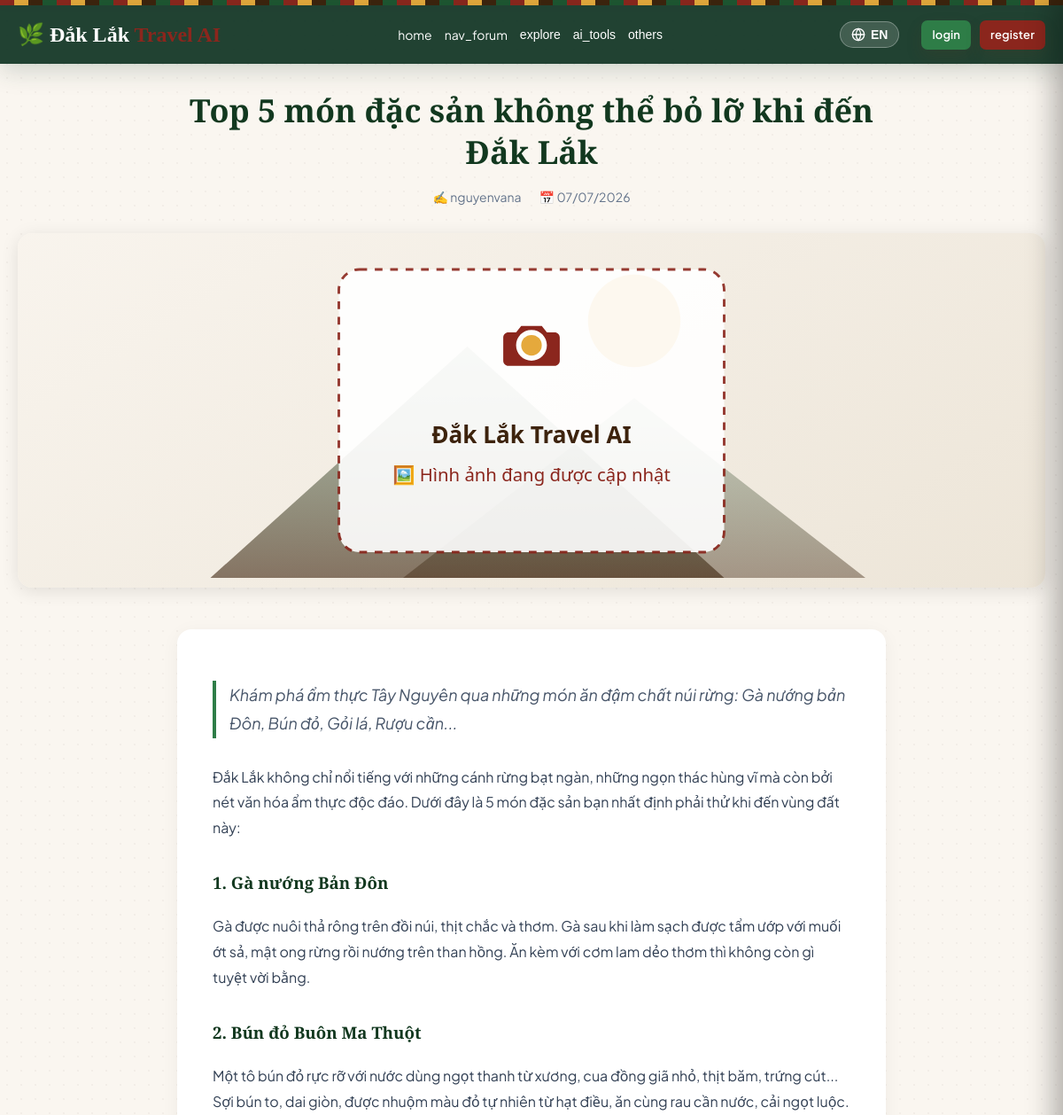
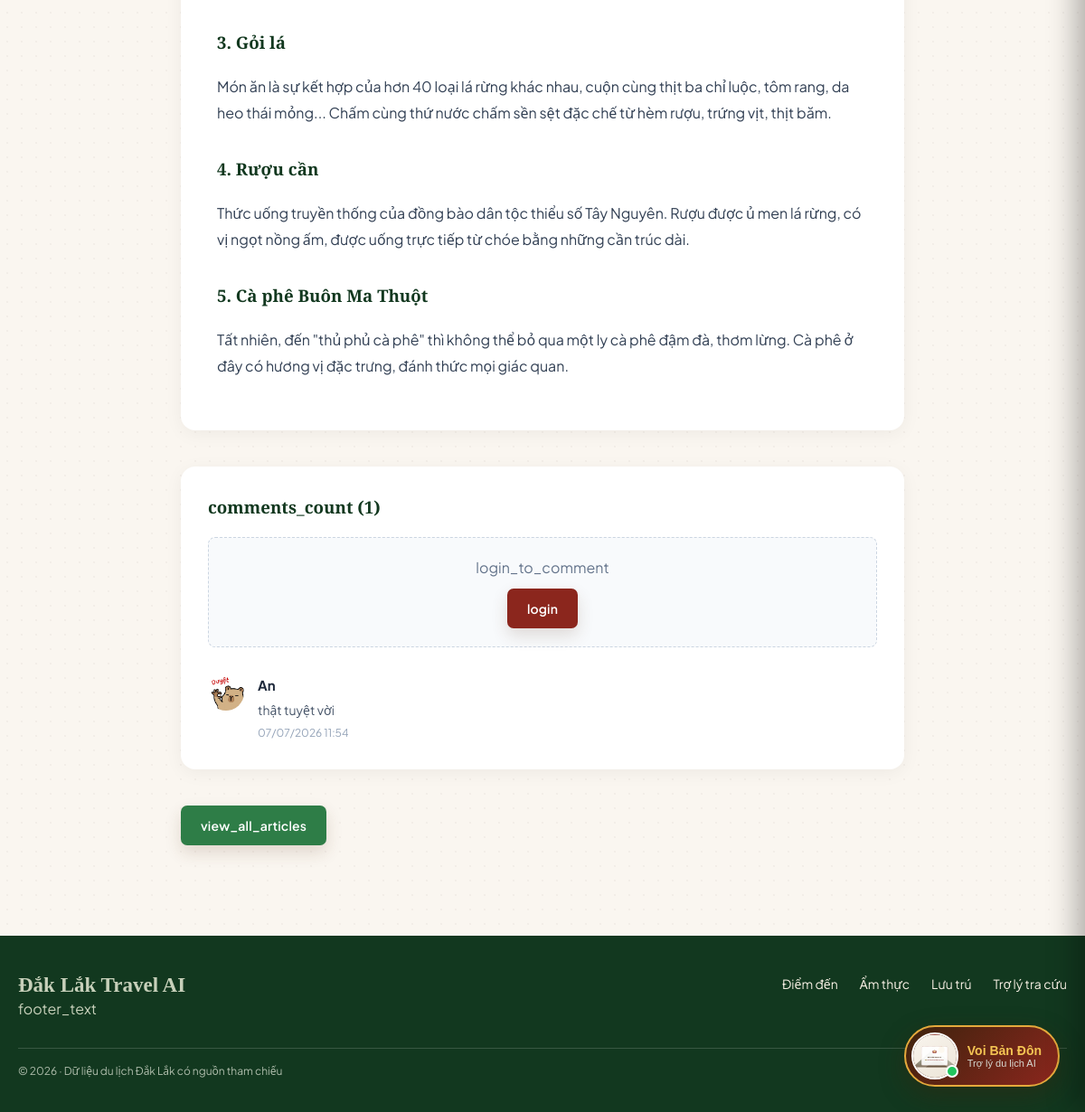
Screenshot of /article.php?slug=top-5-mon-dac-san-dak-lak with the database file from the repository (2 pictures, top to bottom).
### tables this page shows
CREATE TABLE `articles` (
  `id` int(11) NOT NULL,
  `title` varchar(255) NOT NULL,
  `title_en` varchar(255) DEFAULT NULL,
  `slug` varchar(255) NOT NULL,
  `summary` text DEFAULT NULL,
  `summary_en` text DEFAULT NULL,
  `content` longtext NOT NULL,
  `content_en` text DEFAULT NULL,
  `image_url` varchar(500) DEFAULT NULL,
  `author_id` int(11) DEFAULT NULL,
  `status` enum('draft','published') NOT NULL DEFAULT 'published',
  `created_at` timestamp NOT NULL DEFAULT current_timestamp()
);

CREATE TABLE `users` (
  `id` int(11) NOT NULL,
  `full_name` varchar(150) NOT NULL,
  `email` varchar(150) NOT NULL,
  `google_id` varchar(100) DEFAULT NULL,
  `facebook_id` varchar(100) DEFAULT NULL,
  `password_hash` varchar(255) DEFAULT NULL,
  `role` enum('user','admin') DEFAULT 'user',
  `status` enum('active','banned') NOT NULL DEFAULT 'active',
  `reset_token` varchar(100) DEFAULT NULL,
  `reset_token_expires` datetime DEFAULT NULL,
  `created_at` timestamp NOT NULL DEFAULT current_timestamp(),
  `avatar` varchar(255) DEFAULT NULL,
  `is_verified` tinyint(1) DEFAULT 0,
  `verification_token` varchar(255) DEFAULT NULL
);

CREATE TABLE `article_comments` (
  `id` int(11) NOT NULL,
  `article_id` int(11) NOT NULL,
  `user_id` int(11) NOT NULL,
  `content` text NOT NULL,
  `created_at` timestamp NOT NULL DEFAULT current_timestamp()
);

### includes/functions.php (called while the page is built, shortened)
<?php
function __(string $key): string
{
    static $langArr = null;
    if ($langArr === null) {
        $langCode = $_SESSION['lang'] ?? 'vi';
        $langFile = __DIR__ . '/lang_' . $langCode . '.php';
        if (file_exists($langFile)) {
            $langArr = require $langFile;
        } else {
            $langArr = require __DIR__ . '/lang_vi.php';
        }
    }
    return $langArr[$key] ?? $key;
}
function url(string $path): string
{
    return BASE_URL . (str_starts_with($path, '/') ? $path : '/' . $path);
}
function e(?string $str): string
{
    return htmlspecialchars($str ?? '', ENT_QUOTES, 'UTF-8');
}
function translateDbRow(array $row, array $fields): array
{
    return $row;
}
function currentUser(): ?array
{
    return $_SESSION['user'] ?? null;
}

### public/article.php (the view, shortened to what this page needs)
<?php
require_once __DIR__ . '/../includes/functions.php';
$slug = $_GET['slug'] ?? '';
$db = getDB();
$stmt = $db->prepare("SELECT a.*, u.full_name as author_name FROM articles a LEFT JOIN users u ON a.author_id = u.id WHERE a.slug = ? AND a.status = 'published'");
$stmt->execute([$slug]);
$article = $stmt->fetch();
if ($article) {
    $article = translateDbRow($article, ['title', 'summary', 'content']);
}
$user = currentUser();
$page = isset($_GET['page']) && (int)$_GET['page'] > 0 ? (int)$_GET['page'] : 1;
$limit = 5;
$offset = ($page - 1) * $limit;
$stmtCount = $db->prepare("SELECT COUNT(*) FROM article_comments WHERE article_id = ?");
$stmtCount->execute([$article['id']]);
$totalComments = $stmtCount->fetchColumn();
$stmt = $db->prepare("SELECT c.*, u.full_name, u.avatar FROM article_comments c JOIN users u ON c.user_id = u.id WHERE c.article_id = ? ORDER BY c.created_at DESC LIMIT $limit OFFSET $offset");
$stmt->execute([$article['id']]);
$comments = $stmt->fetchAll();
include __DIR__ . '/../includes/header.php';
?>
<article>
    <div class="article-header">
        <h1><?= e($article['title']) ?></h1>
        <div class="article-meta">
            <span>✍️ <?= e($article['author_name'] ?? 'Admin') ?></span>
            <span>📅 <?= date('d/m/Y', strtotime($article['created_at'])) ?></span>
        </div>
    </div>
    <?php if ($article['image_url']): ?>
        <img src="<?= url($article['image_url']) ?>" alt="<?= e($article['title']) ?>" class="article-hero" onerror="this.onerror=null;this.src='<?= url('/assets/images/placeholder.svg') ?>';">
    <?php endif; ?>
    <div class="article-body">
        <?php if ($article['summary']): ?>
            <p style="font-size: 18px; font-style: italic; color: #475569; margin-bottom: 30px; border-left: 4px solid var(--green-500); padding-left: 15px;">
                <?= e($article['summary']) ?>
            </p>
        <?php endif; ?>
        <div class="content">
            <?= $article['content']  ?>
        </div>
    </div>
</article>
<div class="comments-section" id="comments">
    <h3 style="margin-top: 0; color: var(--green-900);"><?= __('comments_count') ?> (<?= $totalComments ?>)</h3>
    <?php if ($user): ?>
        <form class="comment-form" method="POST">
            <textarea name="comment_content" placeholder="<?= __('share_thought') ?>" required></textarea>
            <button type="submit" class="btn"><?= __('send_comment') ?></button>
        </form>
    <?php else: ?>
        <div style="background:#f8fafc; padding:20px; border-radius:8px; text-align:center; border: 1px dashed #cbd5e1;">
            <p style="margin:0 0 10px; color:#64748b;"><?= __('login_to_comment') ?></p>
            <a href="<?= url('/public/login.php') ?>" class="btn"><?= __('login') ?></a>
        </div>
    <?php endif; ?>
    <div class="comment-list">
        <?php foreach ($comments as $c): ?>
            <div class="comment-item">
                <?php if ($c['avatar']): ?>
                    <img src="<?= e($c['avatar']) ?>" class="comment-avatar" alt="Avatar">
                <?php else: ?>
                    <div class="comment-avatar">
                        <?= mb_strtoupper(mb_substr($c['full_name'], 0, 1)) ?>
                    </div>
                <?php endif; ?>
                <div class="comment-content">
                    <h4><?= e($c['full_name']) ?></h4>
                    <p><?= nl2br(e($c['content'])) ?></p>
                    <div class="comment-date"><?= date('d/m/Y H:i', strtotime($c['created_at'])) ?></div>
                </div>
            </div>
        <?php endforeach; ?>
    </div>
</div>
<div class="article-nav">
    <a href="<?= url('/cam-nang') ?>" class="btn secondary"><?= __('view_all_articles') ?></a>
</div>
<?php include __DIR__ . '/../includes/footer.php'; ?>

### assets/css/style.css (style rules this page uses)
:root { --basalt-red: #8B261D; --basalt-dark: #5C1912; --basalt-light: #B83A2E; --coffee-brown: #3D230D; --coffee-mid: #5C3617; --coffee-light: #8C562B; --coffee-bean: #2A1708; --jungle-green: #1E5631; --jungle-dark: #12381F; --jungle-light: #2E7D47; --jungle-accent: #3A9B57; --brocade-gold: #E5A93C; --brocade-yellow: #F4C453; --brocade-red: #C82A2A; --brocade-black: #1A1817; --green-900: #12381F; --green-700: #1E5631; --green-500: #2E7D47; --green-100: #E2ECE5; --orange-500: #8B261D; --cream: #FAF6F0; --text-dark: #211B15; --coffee: #3D230D; --sun: #E5A93C; --line: rgba(61, 35, 13, 0.14); --radius: 14px; }
* { box-sizing: border-box; }
body { margin: 0; font-family: 'Plus Jakarta Sans', system-ui, -apple-system, sans-serif; background: var(--cream); color: var(--text-dark); line-height: 1.6; background-image: radial-gradient(rgba(61, 35, 13, 0.04) 1px, transparent 1px); background-size: 16px 16px; }
h1, h2, h3, .logo, .section-title, .hero h1 { font-family: 'Playfair Display', Georgia, serif; }
html { scroll-behavior: smooth; }
.btn { display: inline-block; background: var(--orange-500); color: white; padding: 11px 22px; border-radius: 7px; text-decoration: none; font-weight: 600; border: none; cursor: pointer; font-size: 14px; letter-spacing: .01em; box-shadow: 0 8px 18px rgba(93,54,34,.16); }
.btn.secondary { background: var(--green-500); }

### public/article.php (style rules this page uses)
.article-header { text-align: center; max-width: 800px; margin: 0 auto 30px; }
.article-header h1 { font-size: 36px; color: var(--green-900); margin-bottom: 15px; line-height: 1.3; }
.article-meta { display: flex; justify-content: center; gap: 20px; color: #64748b; font-size: 14px; margin-bottom: 30px; }
.article-hero { width: 100%; height: 400px; object-fit: cover; border-radius: 16px; margin-bottom: 40px; box-shadow: 0 4px 20px rgba(0,0,0,0.1); }
.article-body { max-width: 800px; margin: 0 auto; font-size: 16px; line-height: 1.8; color: #334155; background: white; padding: 40px; border-radius: 16px; box-shadow: 0 4px 20px rgba(0,0,0,0.05); }
.article-body h2, .article-body h3 { color: var(--green-900); margin-top: 30px; }
.article-nav { max-width: 800px; margin: 40px auto 0; display: flex; justify-content: space-between; }
.comments-section { max-width: 800px; margin: 40px auto 0; background: white; padding: 30px; border-radius: 16px; box-shadow: 0 4px 20px rgba(0,0,0,0.05); }
.comment-list { margin-top: 30px; }
.comment-item { display: flex; gap: 15px; margin-bottom: 20px; padding-bottom: 20px; border-bottom: 1px solid #f1f5f9; }
.comment-item:last-child { border-bottom: none; margin-bottom: 0; padding-bottom: 0; }
.comment-avatar { width: 40px; height: 40px; border-radius: 50%; background: var(--green-200); color: var(--green-800); display: flex; align-items: center; justify-content: center; font-weight: bold; flex-shrink: 0; object-fit: cover; }
.comment-content h4 { margin: 0 0 5px; font-size: 15px; color: #1e293b; }
.comment-content p { margin: 0; color: #475569; font-size: 14px; line-height: 1.5; }
.comment-date { font-size: 12px; color: #94a3b8; margin-top: 5px; }

### rows the page displays
articles: title "Top 5 món đặc sản không thể bỏ lỡ khi đến Đắk Lắk", author.full_name "nguyenvana", created_at "07/07/2026", summary "Khám phá ẩm thực Tây Nguyên qua những món ăn đậm chất núi rừng: Gà nướng bản Đôn, Bún đỏ, Gỏi lá, Rượu cần...", content "Đắk Lắk không chỉ nổi tiếng với những cánh rừng bạt ngàn, những ngọn thác hùng vĩ mà còn bởi nét văn hóa ẩm thực độc đáo. Dưới đây là 5 món đặc sản bạn nhất định phải thử khi đến vùng đất này: 1. Gà nướng Bản Đôn Gà được nuôi thả rông trên đồi núi, thịt chắc và thơm. Gà sau khi làm sạch được tẩm ướp với muối ớt sả, mật ong rừng rồi nướng trên than hồng. Ăn kèm với cơm lam dẻo thơm thì không còn gì tuyệt vời bằng. 2. Bún đỏ Buôn Ma Thuột Một tô bún đỏ rực rỡ với nước dùng ngọt thanh từ xương, cua đồng giã nhỏ, thịt băm, trứng cút... Sợi bún to, dai giòn, được nhuộm màu đỏ tự nhiên từ hạt điều, ăn cùng rau cần nước, cải ngọt luộc. 3. Gỏi lá Món ăn là sự kết hợp của hơn 40 loại lá rừng khác…"
article_comments: user.avatar (picture), user.full_name "An", content "thật tuyệt vời", created_at "07/07/2026 11:54"

### other values shown
__('home') "home"
__('nav_forum') "nav_forum"
__('explore') "explore"
__('ai_tools') "ai_tools"
__('others') "others"
__('login') "login"
__('register') "register"
__('comments_count') "comments_count"
$totalComments "1"
__('login_to_comment') "login_to_comment"
__('view_all_articles') "view_all_articles"
__('footer_text') "footer_text"
